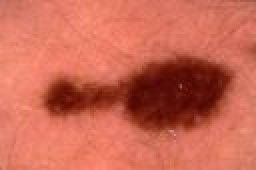
%> input picture HW2_M.Sina Hasan-Nia/pics/melanome1.jpg, 128 x 85 px (shown 2 times larger)
$ octave Q1.m   (GNU Octave 9; MATLAB toolbox functions it lacks are replaced by stand-ins)
%> lines starting %> are read from the running program, lines starting %| are printed output that depends on the picture; in (x1, y1, x2, y2) boxes, pixels count from 0 and x2, y2 are one past the last pixel; in counts of white or black regions, pixels touching at a corner belong together; the program's own positions count from 1
%% ------------------------       Q1      ---------------------------------
clc ; clear all ; close all
img_path =  '..\pics\melanome1.jpg';  % image path
melanome1 = imread(img_path); clear img_path;
%> melanome1 is the input picture: size 85x128x3 uint8; mean R, G, B 203, 103.8, 83.4
img_path =  '..\pics\melanome2.jpg';  % image path
melanome2 = imread(img_path); clear img_path;
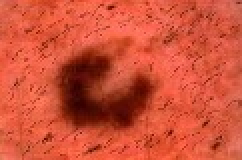
%> input picture HW2_M.Sina Hasan-Nia/pics/melanome2.jpg, 121 x 80 px (shown 2 times larger)
%> melanome2 is the input picture: size 80x121x3 uint8; mean R, G, B 207.4, 81.4, 56.6
img_path =  '..\pics\melanome3.jpg';  % image path
melanome3 = imread(img_path); clear img_path;
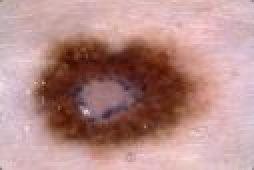
%> input picture HW2_M.Sina Hasan-Nia/pics/melanome3.jpg, 127 x 85 px (shown 2 times larger)
%> melanome3 is the input picture: size 85x127x3 uint8; mean R, G, B 181.5, 140.7, 137.2
img_path =  '..\pics\melanome4.jpg';  % image path
melanome4 = imread(img_path); clear img_path;
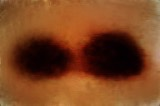
%> input picture HW2_M.Sina Hasan-Nia/pics/melanome4.JPG, 160 x 106 px
%> melanome4 is the input picture: size 106x160x3 uint8; mean R, G, B 124.3, 68, 32.3
thr = 0.25;
melanome1_Binary = ~im2bw(melanome1, thr);
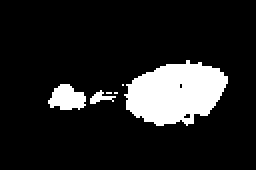
%> melanome1_Binary: size 85x128 logical (shown 2 times larger); 13% white; 6 white regions (3 under 20 px), largest, box (x1, y1, x2, y2) and area: (62, 30, 114, 63) 1194, (24, 42, 43, 55) 175, (45, 45, 58, 52) 41
melanome2_Binary = ~im2bw(melanome2, thr);
%> melanome2_Binary: size 80x121 logical; 10.2% white; 34 white regions (33 under 20 px), largest, box (x1, y1, x2, y2) and area: (30, 27, 76, 64) 943
melanome3_Binary = ~im2bw(melanome3, thr);
%> melanome3_Binary: size 85x127 logical; 13.3% white; 12 white regions (10 under 20 px), largest, box (x1, y1, x2, y2) and area: (20, 24, 92, 69) 1312, (45, 60, 71, 69) 105
melanome4_Binary = ~im2bw(melanome4, thr);
%> melanome4_Binary: size 106x160 logical; 29.6% white; 2 white regions (1 under 20 px), largest, box (x1, y1, x2, y2) and area: (11, 30, 146, 81) 5020
figure()
subplot(4,2,1)
imshow(melanome1)
title(" original melanome 1 ","FontSize", 10,"color",'r')
subplot(4,2,2)
imshow(melanome1_Binary)
title(" Binary melanome 1 ","FontSize", 10,"color",'r')
subplot(4,2,3)
imshow(melanome2)
title(" original melanome 2 ","FontSize", 10,"color",'r')
subplot(4,2,4)
imshow(melanome2_Binary)
title(" Binary melanome 2 ","FontSize", 10,"color",'r')
subplot(4,2,5)
imshow(melanome3)
title(" original melanome 3 ","FontSize", 10,"color",'r')
subplot(4,2,6)
imshow(melanome3_Binary)
title(" Binary melanome 3 ","FontSize", 10,"color",'r')
subplot(4,2,7)
imshow(melanome4)
title(" original melanome 4 ","FontSize", 10,"color",'r')
subplot(4,2,8)
imshow(melanome4_Binary)
title(" Binary melanome 4 ","FontSize", 10,"color",'r')
sgtitle("visuallization of Original & Binary images with threshold = 0.25","FontSize", 10,"color",'b')
%% Part A
structure_element_MIC = strel("square", 5);
melanome1_bin_1comp = imdilate(melanome1_Binary, structure_element_MIC);
%> melanome1_bin_1comp: size 85x128 logical; 18.9% white; 1 white region, box (x1, y1, x2, y2) and area: (22, 28, 116, 65) 2054
structure_element_mic = strel("square", 3);
melanome1_bin_1comp = imerode(melanome1_bin_1comp, structure_element_mic);
%> melanome1_bin_1comp: size 85x128 logical; 16.2% white; 1 white region, box (x1, y1, x2, y2) and area: (23, 29, 115, 64) 1764
figure;
subplot(2, 2, [1 2])
imshow(melanome1)
title("original image","FontSize", 10,"color",'r')
subplot(2, 2, 3)
imshow(melanome1_Binary)
title(" Original Binary Image ","FontSize", 10,"color",'r')
subplot(2, 2, 4)
imshow(melanome1_bin_1comp)
title("Enhanced Binary Image", "FontSize", 10,"color",'r')
sgtitle("Melanome 1","FontSize", 15,"color",'b')
%% Part B
structure_element_mic = strel("square", 3);
melanome2_bin_den = imdilate (imerode(melanome2_Binary, structure_element_mic),structure_element_mic);
%> melanome2_bin_den: size 80x121 logical; 9.5% white; 1 white region, box (x1, y1, x2, y2) and area: (30, 27, 75, 63) 922
figure;
subplot(2, 2, [1 2])
imshow(melanome2)
title("original image","FontSize", 10,"color",'r')
subplot(2, 2, 3)
imshow(melanome2_Binary)
title(" Original Binary Image ","FontSize", 10,"color",'r')
subplot(2, 2, 4)
imshow(melanome2_bin_den)
title("Denoised Binary Image", "FontSize", 10,"color",'r')
sgtitle("Melanome 2","FontSize", 15,"color",'b')
%% Part C
structure_element_MIC = strel("square", 5);
melanome3_bin_p = imclose(imdilate(melanome3_Binary, structure_element_MIC),structure_element_MIC);
%> melanome3_bin_p: size 85x127 logical; 23.6% white; 1 white region, box (x1, y1, x2, y2) and area: (18, 22, 94, 71) 2551
melanome3_bin_p = imfill(melanome3_bin_p,"holes");
%> melanome3_bin_p: size 85x127 logical; 26.5% white; 1 white region, box (x1, y1, x2, y2) and area: (18, 22, 94, 71) 2864
structure_element_mic = strel("square", 3);
melanome3_bin_p = imerode(melanome3_bin_p, structure_element_mic);
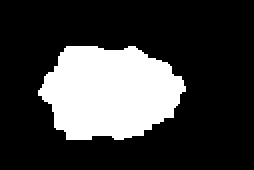
%> melanome3_bin_p: size 85x127 logical (shown 2 times larger); 24.2% white; 1 white region, box (x1, y1, x2, y2) and area: (19, 23, 93, 70) 2610
figure;
subplot(2, 2, [1 2])
imshow(melanome3)
title("original image","FontSize", 10,"color",'r')
subplot(2, 2, 3)
imshow(melanome3_Binary)
title(" Original Binary Image ","FontSize", 10,"color",'r')
subplot(2, 2, 4)
imshow(melanome3_bin_p)
title("Enhanced Binary Image", "FontSize", 10,"color",'r')
sgtitle("Melanome 3","FontSize", 15,"color",'b')
%% Part d
structure_element1 = strel("square", 15);
structure_element2 = strel("square", 10);
structure_element3 = strel("square", 5);
structure_element4 = strel("square", 20);
melanome4_2c = imopen(melanome4_Binary, structure_element1);
%> melanome4_2c: size 106x160 logical; 29.1% white; 1 white region, box (x1, y1, x2, y2) and area: (12, 32, 145, 80) 4937
melanome4_2c = imerode(melanome4_2c, structure_element2);
%> melanome4_2c: size 106x160 logical; 18.5% white; 1 white region, box (x1, y1, x2, y2) and area: (16, 36, 140, 75) 3146
melanome4_2c = imdilate(melanome4_2c, structure_element3);
%> melanome4_2c: size 106x160 logical; 23.1% white; 1 white region, box (x1, y1, x2, y2) and area: (14, 34, 142, 77) 3922
melanome4_2c = imopen(melanome4_2c, structure_element4);
%> melanome4_2c: size 106x160 logical; 21% white; 2 white regions, box (x1, y1, x2, y2) and area: (84, 34, 139, 77) 2017, (17, 40, 66, 76) 1550
figure;
subplot(2, 2, [1 2])
imshow(melanome4)
title("original image","FontSize", 10,"color",'r')
subplot(2, 2, 3)
imshow(melanome4_Binary)
title(" Original Binary Image ","FontSize", 10,"color",'r')
subplot(2, 2, 4)
imshow(melanome4_2c)
title("Enhanced Binary Image", "FontSize", 10,"color",'r')
sgtitle("Melanome 4","FontSize", 15,"color",'b')
%% Part e
[ labelmat, n_connectedoObj] = bwlabeln(melanome4_2c);
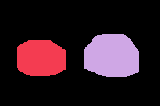
%> labelmat: size 106x160 double; 3 distinct labels, from 0 to 2; one colour per label, 0 black
%> n_connectedoObj = 2
obj1 = labelmat == 1;
%> obj1: size 106x160 logical; 9.1% white; 1 white region, box (x1, y1, x2, y2) and area: (17, 40, 66, 76) 1550
obj2 = labelmat == 2;
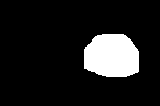
%> obj2: size 106x160 logical; 11.9% white; 1 white region, box (x1, y1, x2, y2) and area: (84, 34, 139, 77) 2017
figure;
subplot(1, 2, 1)
imshow(obj1)
title("1^{st} component", "FontSize", 10,"color",'r')
subplot(1, 2, 2)
imshow(obj2)
title("2^{nd} component", "FontSize", 10,"color",'r')
sgtitle("component number = " + num2str(n_connectedoObj),"FontSize", 15,"color",'b')
